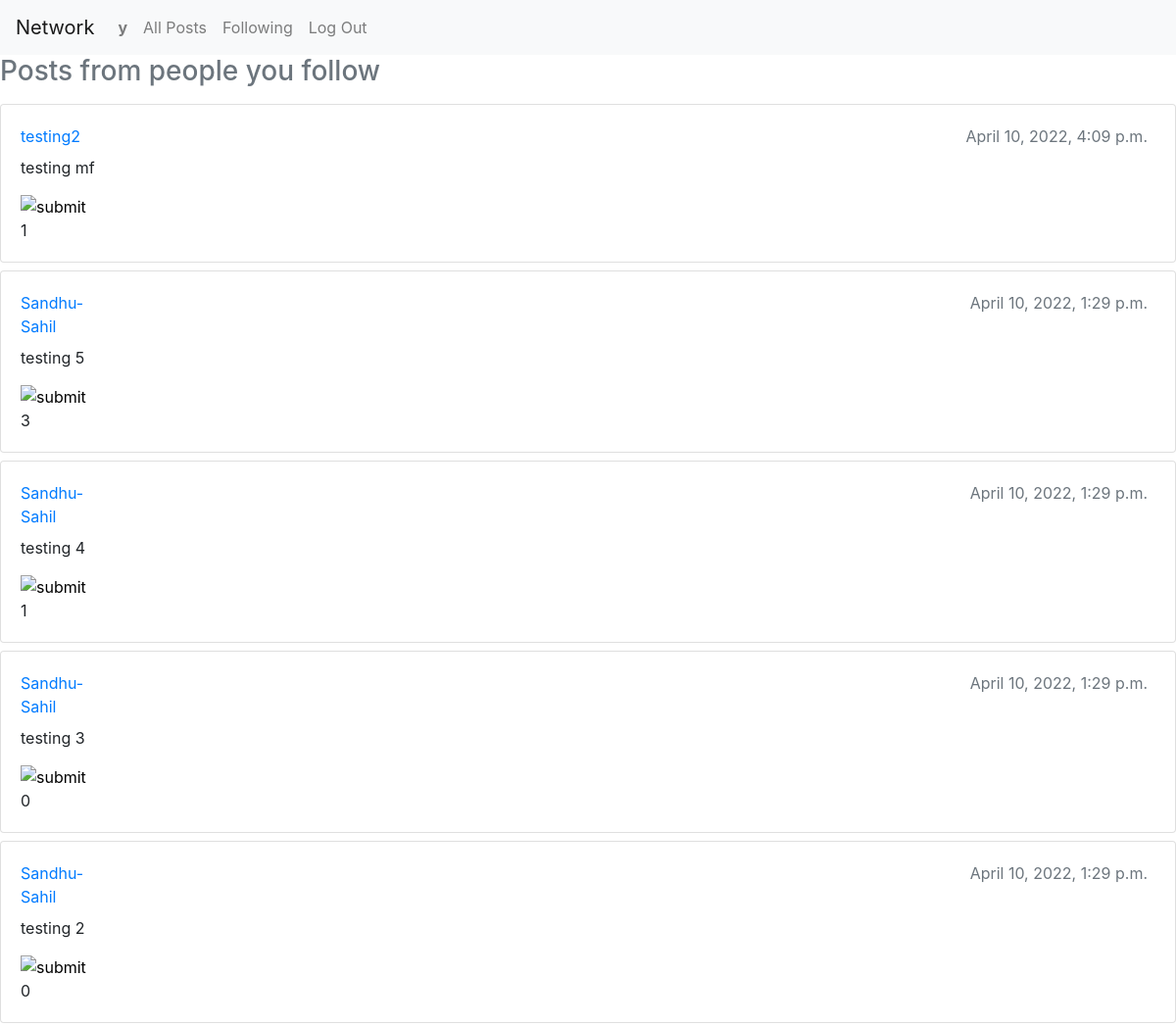
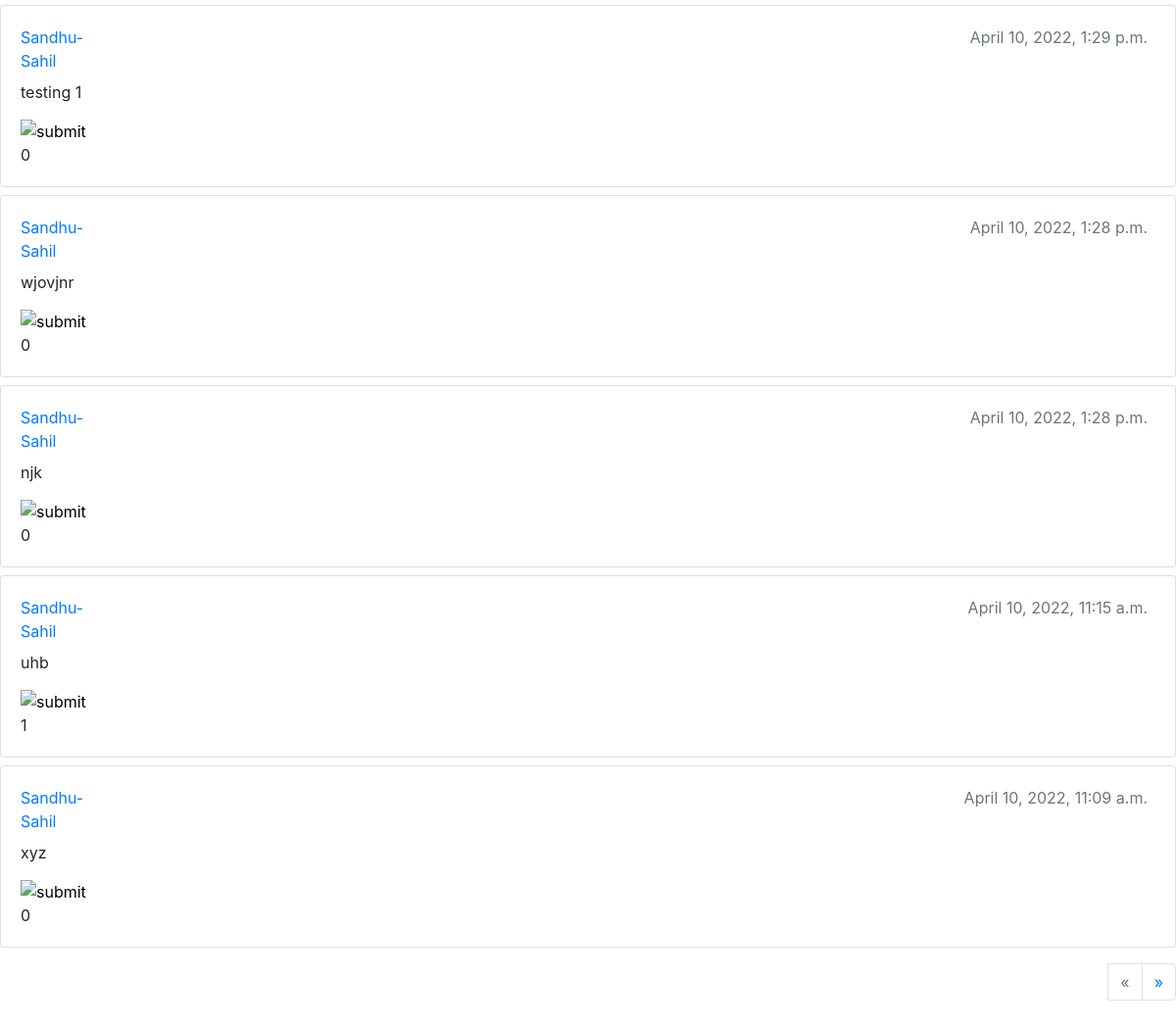
The page /following/ (signed in) on the database its author committed (2 pictures, top to bottom).
### network/models.py (models this page shows, shortened)
class User(AbstractUser):
    pass

class Post(models.Model):
    user = models.ForeignKey(User, on_delete=models.CASCADE)
    post = models.CharField(max_length=500, null=True, blank=True)
    timestamp = models.DateTimeField(auto_now_add=True)
    like = models.ManyToManyField( User,  blank=True, related_name="liked_user")

### network/views.py (the view)
# urls.py: path('following/', views.following, name="following"),
@login_required
def following(request):
    following = Profile.objects.get(user=request.user).following.all()
    posts = Post.objects.filter(user__in=following).order_by('-timestamp')
    paginator = Paginator(posts, 10)
    if request.GET.get("page") != None:
        try:
            posts = paginator.page(request.GET.get("page"))
        except:
            posts = paginator.page(1)
    else:
        posts = paginator.page(1)
    return render(request, 'network/following.html', {'posts': posts})

### network/templates/network/following.html (shortened to what this page needs)
{% extends "network/layout.html" %} {% block body %}
<h3 class="text-secondary mb-3">Posts from people you follow</h3>
{% for post in posts %}
<div class="card my-2">
  <div class="card-body my-card">
    <div class="d-flex mb-2">
      <div class="d-flex justify-content-start">
        <a href="{% url 'profile' post.user.username%}"
          ><span class="">{{post.user.username}}</span></a
        >
      </div>
      <div class="w-100 d-flex justify-content-end">
        <span class="mx-2 text-secondary">{{post.timestamp}}</span>
      </div>
    </div>
    {{post.post}}
    <div class="like mt-3">
        <form method="POST" action="{% url 'like' %}">
            <input
            type="image"
            name="submit"
            alt="submit"
          data-id="{{post.id}}"
          id="post-like-{{post.id}}"
            class="liked"
            {% if not request.user in post.like.all %}
            data-is_liked="no"
            src="https://img.icons8.com/carbon-copy/100/000000/like--v2.png"
            {%else%}
            data-is_liked="yes"
            src="https://img.icons8.com/plasticine/100/000000/like.png"
            {%endif%}>
          </form>
      <span id="post-count-{{post.id}}">{{post.like.count}}</span>
    </div>
  </div>
</div>
{%endfor%}
<div class="d-flex justify-content-end my-3">
  <nav aria-label="Page navigation ">
    <ul class="pagination">
    {% if posts.has_previous %}
    <li class="page-item">
      <li class="page-item">
        <a class="page-link" href="?page={{posts.previous_page_number}}" aria-label="Previous">
          <span aria-hidden="true">&laquo;</span>
          <span class="sr-only">Previous</span>
        </a>
      </li>
      {%else%}
        <li class="page-item">
      <li class="page-item disabled">
        <a class="page-link" href="#" aria-label="Previous">
          <span aria-hidden="true">&laquo;</span>
        </a>
      </li>
      {%endif%}
{% if posts.has_next %}
      <li class="page-item">
        <a class="page-link" href="?page={{posts.next_page_number}}" aria-label="Next">
          <span aria-hidden="true">&raquo;</span>
        </a>
      </li>
      {%endif%}
    </ul>
  </nav>
</div>
{% endblock %}

### network/templates/network/layout.html (shortened to what this page needs)
{% load static %}
<!DOCTYPE html>
<html lang="en">
    <head>
        <link rel="stylesheet" href="https://stackpath.bootstrapcdn.com/bootstrap/4.4.1/css/bootstrap.min.css">
        <link href="{% static 'network/styles.css' %}" rel="stylesheet">
    </head>
    <body>
        <nav class="navbar navbar-expand-lg navbar-light bg-light">
            <a class="navbar-brand" href="#">Network</a>
            <div>
              <ul class="navbar-nav mr-auto">
                {% if user.is_authenticated %}
                    <li class="nav-item">
                        <a class="nav-link" href="{% url 'profile' username=request.user %}"><strong>{{ request.user }}</strong></a>
                    </li>
                {% endif %}
                <li class="nav-item">
                  <a class="nav-link" href="{% url 'index' %}">All Posts</a>
                </li>
                {% if user.is_authenticated %}
                    <li class="nav-item">
                        <a class="nav-link" href="{% url 'following' %}">Following</a>
                    </li>
                    <li class="nav-item">
                        <a class="nav-link" href="{% url 'logout' %}">Log Out</a>
                    </li>
                {% endif %}
              </ul>
            </div>
          </nav>
        <div class="body">
            {% block body %}
            {% endblock %}
        </div>
    </body>
</html>

### rows shown on the page
User: user "y"
Post: user.username "testing2", timestamp "April 10, 2022, 4:09 p.m.", post "testing mf", like.count "1"
Post: user.username "Sandhu-Sahil", timestamp "April 10, 2022, 1:29 p.m.", post "testing 5", like.count "3"
Post: user.username "Sandhu-Sahil", timestamp "April 10, 2022, 1:29 p.m.", post "testing 4", like.count "1"
Post: user.username "Sandhu-Sahil", timestamp "April 10, 2022, 1:29 p.m.", post "testing 3", like.count "0"
Post: user.username "Sandhu-Sahil", timestamp "April 10, 2022, 1:29 p.m.", post "testing 2", like.count "0"
Post: user.username "Sandhu-Sahil", timestamp "April 10, 2022, 1:29 p.m.", post "testing 1", like.count "0"
Post: user.username "Sandhu-Sahil", timestamp "April 10, 2022, 1:28 p.m.", post "wjovjnr", like.count "0"
Post: user.username "Sandhu-Sahil", timestamp "April 10, 2022, 1:28 p.m.", post "njk", like.count "0"
Post: user.username "Sandhu-Sahil", timestamp "April 10, 2022, 11:15 a.m.", post "uhb", like.count "1"
Post: user.username "Sandhu-Sahil", timestamp "April 10, 2022, 11:09 a.m.", post "xyz", like.count "0"
